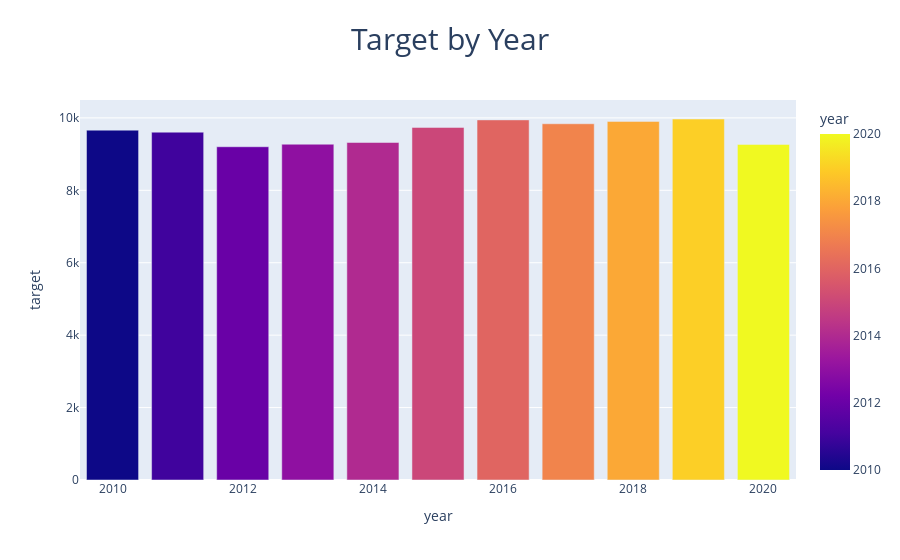

The code cell stored with this chart in its notebook:
### Code cell
fig = px.bar(time_df.groupby('year')['target'].mean().reset_index(),
            x='year', y='target', title='Target by Year', color='year')
fig.update_layout(title_font_size=30, title_x=0.5)
fig.show()

### Figure 1 — Plotly figure (JSON) as saved in the notebook; plotly's stock layout.template omitted (floating-point values rounded to 4 significant figures)
{"data": [{"alignmentgroup": "True", "hovertemplate": "year=%{marker.color}<br>target=%{y}<extra></extra>", "legendgroup": "", "marker": {"color": [2010, 2011, 2012, 2013, 2014, 2015, 2016, 2017, 2018, 2019, 2020], "coloraxis": "coloraxis", "pattern": {"shape": ""}}, "name": "", "offsetgroup": "", "orientation": "v", "showlegend": false, "textposition": "auto", "type": "bar", "x": [2010, 2011, 2012, 2013, 2014, 2015, 2016, 2017, 2018, 2019, 2020], "xaxis": "x", "y": [9662.0, 9606.0, 9203.0, 9273.0, 9321, 9737.0, 9944.0, 9838.0, 9903.0, 9969.0, 9267.0], "yaxis": "y"}], "layout": {"barmode": "relative", "coloraxis": {"colorbar": {"title": {"text": "year"}}, "colorscale": [[0, "#0d0887"], [0.1111, "#46039f"], [0.2222, "#7201a8"], [0.3333, "#9c179e"], [0.4444, "#bd3786"], [0.5556, "#d8576b"], [0.6667, "#ed7953"], [0.7778, "#fb9f3a"], [0.8889, "#fdca26"], [1, "#f0f921"]]}, "legend": {"tracegroupgap": 0}, "title": {"font": {"size": 30}, "text": "Target by Year", "x": 0.5}, "xaxis": {"anchor": "y", "domain": [0, 1], "title": {"text": "year"}}, "yaxis": {"anchor": "x", "domain": [0, 1], "title": {"text": "target"}}}}
